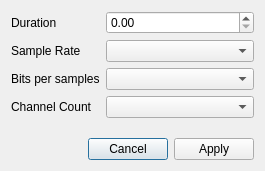
<?xml version="1.0" encoding="UTF-8"?>
<ui version="4.0">
 <class>AudioSettingsDialog</class>
 <widget class="QDialog" name="AudioSettingsDialog">
  <property name="windowModality">
   <enum>Qt::ApplicationModal</enum>
  </property>
  <property name="geometry">
   <rect>
    <x>0</x>
    <y>0</y>
    <width>265</width>
    <height>171</height>
   </rect>
  </property>
  <property name="sizePolicy">
   <sizepolicy hsizetype="Fixed" vsizetype="Fixed">
    <horstretch>0</horstretch>
    <verstretch>0</verstretch>
   </sizepolicy>
  </property>
  <property name="minimumSize">
   <size>
    <width>265</width>
    <height>171</height>
   </size>
  </property>
  <property name="maximumSize">
   <size>
    <width>265</width>
    <height>171</height>
   </size>
  </property>
  <property name="windowTitle">
   <string>Audio Settings</string>
  </property>
  <property name="sizeGripEnabled">
   <bool>false</bool>
  </property>
  <layout class="QVBoxLayout" name="verticalLayout_2">
   <item>
    <layout class="QFormLayout" name="formLayout">
     <property name="sizeConstraint">
      <enum>QLayout::SetDefaultConstraint</enum>
     </property>
     <property name="bottomMargin">
      <number>0</number>
     </property>
     <item row="2" column="0">
      <widget class="QLabel" name="lbl_sampleRate">
       <property name="text">
        <string>Sample Rate</string>
       </property>
      </widget>
     </item>
     <item row="2" column="1">
      <widget class="QComboBox" name="box_sampleRate">
       <property name="editable">
        <bool>false</bool>
       </property>
      </widget>
     </item>
     <item row="3" column="0">
      <widget class="QLabel" name="lbl_bitPerSample">
       <property name="text">
        <string>Bits per samples</string>
       </property>
      </widget>
     </item>
     <item row="3" column="1">
      <widget class="QComboBox" name="box_bitPerSample"/>
     </item>
     <item row="4" column="0">
      <widget class="QLabel" name="lbl_channelCount">
       <property name="text">
        <string>Channel Count</string>
       </property>
      </widget>
     </item>
     <item row="4" column="1">
      <widget class="QComboBox" name="box_channelCount">
       <property name="enabled">
        <bool>true</bool>
       </property>
      </widget>
     </item>
     <item row="1" column="0">
      <widget class="QLabel" name="lbl_duration">
       <property name="text">
        <string>Duration</string>
       </property>
      </widget>
     </item>
     <item row="1" column="1">
      <widget class="QDoubleSpinBox" name="box_duration"/>
     </item>
    </layout>
   </item>
   <item>
    <widget class="QDialogButtonBox" name="buttonBox">
     <property name="orientation">
      <enum>Qt::Horizontal</enum>
     </property>
     <property name="standardButtons">
      <set>QDialogButtonBox::Apply|QDialogButtonBox::Cancel</set>
     </property>
     <property name="centerButtons">
      <bool>false</bool>
     </property>
    </widget>
   </item>
  </layout>
 </widget>
 <resources/>
 <connections/>
</ui>
